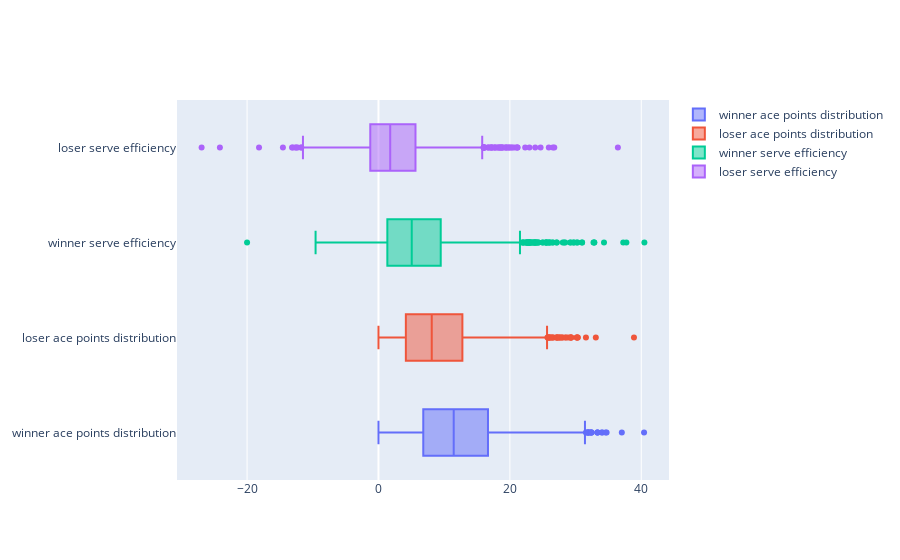

The cell this chart's notebook holds for it:
### Code cell
w_aces = winner_stats['ace%']
l_ace = loser_stats['ace%']
w_srv_eff = winner_stats['serve_efficiency%']
l_srv_eff = loser_stats['serve_efficiency%']
fig = gg.Figure()
fig.add_trace(gg.Box(x= w_aces , name = "winner ace points distribution"))
fig.add_trace(gg.Box(x = l_ace , name = "loser ace points distribution"))
fig.add_trace(gg.Box(x= w_srv_eff , name = "winner serve efficiency"))
fig.add_trace(gg.Box(x = l_srv_eff , name = "loser serve efficiency"))
fig.show()

### Figure 1 — Plotly figure (JSON) as saved in the notebook; plotly's stock layout.template omitted (floating-point values rounded to 4 significant figures; data arrays with more than 128 entries replaced by an {"elided": "..."} marker saying what was removed)
{"data": [{"name": "winner ace points distribution", "type": "box", "x": {"elided": "2607 float values"}}, {"name": "loser ace points distribution", "type": "box", "x": {"elided": "2607 float values"}}, {"name": "winner serve efficiency", "type": "box", "x": {"elided": "2607 float values"}}, {"name": "loser serve efficiency", "type": "box", "x": {"elided": "2607 float values"}}], "layout": {}}
